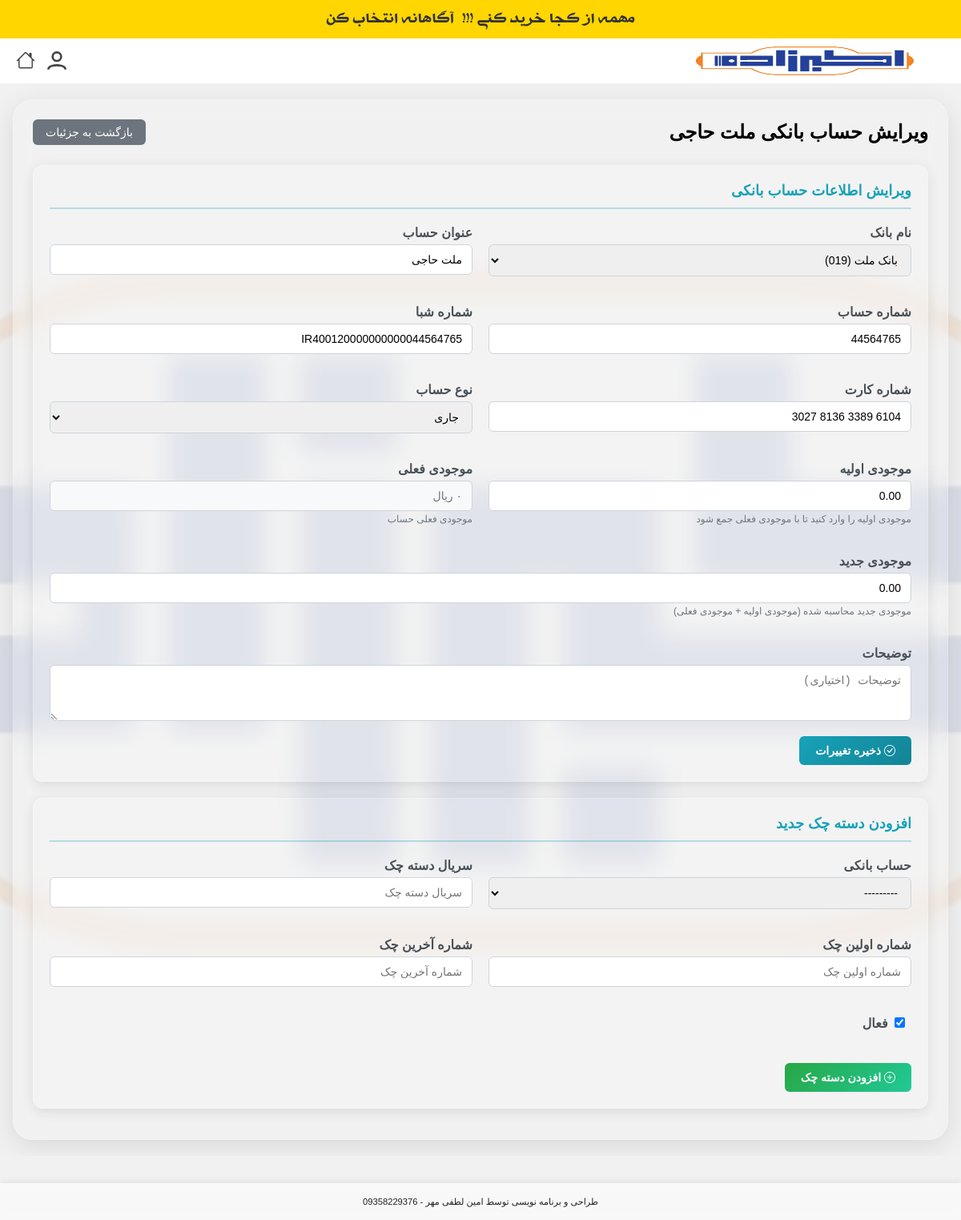
The app's page /accounting/bank-accounts/1/edit/ (signed in), older data.
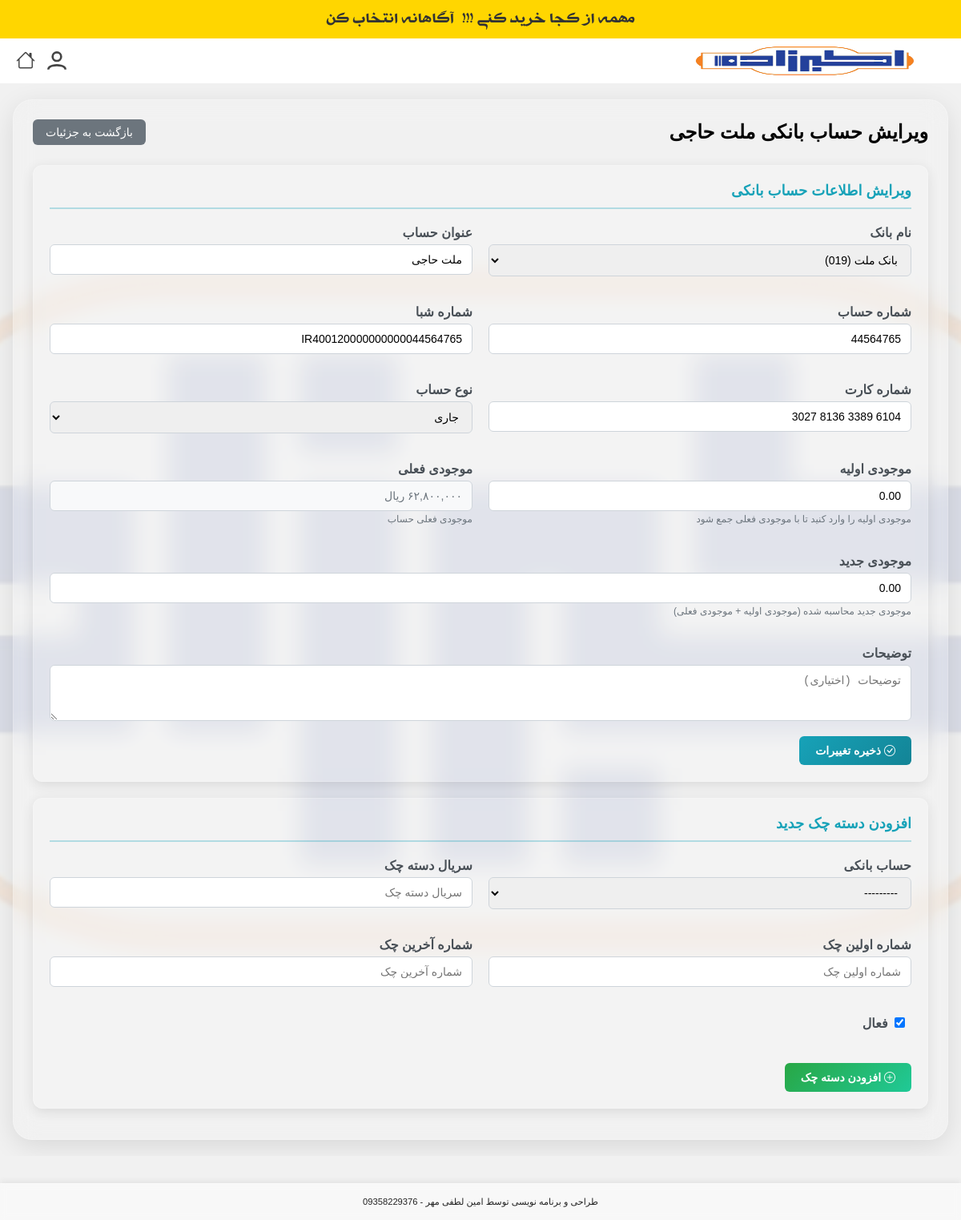
The same page, newer data.
### products/models.py (models this page shows)
class BankAccount(models.Model):
    ACCOUNT_TYPES = [
        ('CHECKING', 'جاری'),
        ('SAVINGS', 'پس‌انداز'),
        ('CURRENT', 'قرض‌الحسنه جاری'),
        ('SAVING_QARZ', 'قرض‌الحسنه پس‌انداز'),
    ]
    account = models.OneToOneField(Account, on_delete=models.PROTECT, verbose_name="حساب مرتبط")
    bank = models.ForeignKey(Bank, on_delete=models.PROTECT, verbose_name="بانک")
    account_number = models.CharField(max_length=50, verbose_name="شماره حساب")
    sheba = models.CharField(max_length=26, unique=True, verbose_name="شماره شبا")
    card_number = models.CharField(max_length=25, blank=True, null=True, verbose_name="شماره کارت", help_text="شماره کارت باید دقیقاً 16 رقم باشد")
    has_card_reader = models.BooleanField(default=False, verbose_name="دارای کارت‌خوان")
    card_reader_device_1 = models.ForeignKey(CardReaderDevice, on_delete=models.SET_NULL, null=True, blank=True, verbose_name="دستگاه کارت‌خوان 1", related_name='bank_accounts_1')
    card_reader_device_2 = models.ForeignKey(CardReaderDevice, on_delete=models.SET_NULL, null=True, blank=True, verbose_name="دستگاه کارت‌خوان 2", related_name='bank_accounts_2')
    card_reader_device_3 = models.ForeignKey(CardReaderDevice, on_delete=models.SET_NULL, null=True, blank=True, verbose_name="دستگاه کارت‌خوان 3", related_name='bank_accounts_3')
    card_reader_device_4 = models.ForeignKey(CardReaderDevice, on_delete=models.SET_NULL, null=True, blank=True, verbose_name="دستگاه کارت‌خوان 4", related_name='bank_accounts_4')
    account_type = models.CharField(max_length=20, choices=ACCOUNT_TYPES, verbose_name="نوع حساب")
    title = models.CharField(max_length=200, verbose_name="عنوان حساب")
    initial_balance = models.DecimalField(
        max_digits=18,
        decimal_places=2,
        default=0,
        verbose_name="موجودی اولیه"
    )
    current_balance = models.DecimalField(
        max_digits=18,
        decimal_places=2,
        default=0,
        verbose_name="موجودی فعلی"
    )
    is_active = models.BooleanField(default=True, verbose_name="فعال")
    description = models.TextField(blank=True, verbose_name="توضیحات")
    created_at = models.DateTimeField(auto_now_add=True, verbose_name="تاریخ ایجاد")
    created_by = models.ForeignKey(User, on_delete=models.PROTECT, verbose_name="ایجاد کننده")
    class Meta:
        verbose_name = "حساب بانکی"
        verbose_name_plural = "حساب‌های بانکی"
        unique_together = ['bank', 'account_number']
    def __str__(self):
        return f"{self.bank.name} - {self.title} ({self.account_number})"

### products/views.py (the view, shortened to what this page needs)
# urls.py: path('accounting/bank-accounts/<int:bank_account_id>/edit/', views.bank_account_edit_view, name='bank_account_edit'),
@login_required
@group_required('حسابداری')
def bank_account_edit_view(request, bank_account_id):
    from django.shortcuts import get_object_or_404, redirect
    from .forms import BankAccountForm, CheckBookForm
    bank_account = get_object_or_404(BankAccount, id=bank_account_id)
    form = BankAccountForm(instance=bank_account)
    checkbook_form = CheckBookForm()
    context = {
        'form': form,
        'checkbook_form': checkbook_form,
        'bank_account': bank_account,
        'title': f'ویرایش حساب بانکی {bank_account.title}'
    }
    return render(request, 'products/bank_account_edit.html', context)

### products/forms.py (shortened to what this page needs)
class CheckBookForm(forms.ModelForm):
    class Meta:
        model = CheckBook
        fields = ['bank_account', 'serial', 'start_number', 'end_number', 'is_active']
        widgets = {
            'bank_account': forms.Select(attrs={
                'class': 'form-control',
                'placeholder': 'انتخاب حساب بانکی'
            }),
            'serial': forms.TextInput(attrs={
                'class': 'form-control',
                'placeholder': 'سریال دسته چک'
            }),
            'start_number': forms.NumberInput(attrs={
                'class': 'form-control',
                'placeholder': 'شماره اولین چک'
            }),
            'end_number': forms.NumberInput(attrs={
                'class': 'form-control',
                'placeholder': 'شماره آخرین چک'
            }),
            'is_active': forms.CheckboxInput(attrs={
                'class': 'form-check-input'
            }),
        }
        labels = {
            'bank_account': 'حساب بانکی',
            'serial': 'سریال دسته چک',
            'start_number': 'شماره اولین چک',
            'end_number': 'شماره آخرین چک',
            'is_active': 'فعال',
        }

### products/templates/products/bank_account_edit.html (shortened to what this page needs)
{% extends 'products/base.html' %}
{% load custom_filters %}
{% block content %}
<div class="bank-account-edit-container">
  <div class="page-header">
    <h3>{{ title }}</h3>
    <a href="{% url 'products:bank_account_detail' bank_account.id %}" class="back-btn">
      بازگشت به جزئیات
    </a>
  </div>
  <div class="form-section">
    <div class="section-title">ویرایش اطلاعات حساب بانکی</div>
    <form method="post">
      <div class="form-row">
        <div class="form-group">
          <label class="form-label">{{ form.bank.label }}</label>
          {{ form.bank }}
        </div>
        <div class="form-group">
          <label class="form-label">{{ form.title.label }}</label>
          {{ form.title }}
        </div>
      </div>
      <div class="form-row">
        <div class="form-group">
          <label class="form-label">{{ form.account_number.label }}</label>
          {{ form.account_number }}
        </div>
        <div class="form-group">
          <label class="form-label">{{ form.sheba.label }}</label>
          {{ form.sheba }}
        </div>
      </div>
      <div class="form-row">
        <div class="form-group">
          <label class="form-label">{{ form.card_number.label }}</label>
          {{ form.card_number }}
        </div>
        <div class="form-group">
          <label class="form-label">{{ form.account_type.label }}</label>
          {{ form.account_type }}
        </div>
      </div>
      <div class="form-row">
        <div class="form-group">
          <label class="form-label">{{ form.initial_balance.label }}</label>
          {{ form.initial_balance }}
          <small class="form-text text-muted">{{ form.initial_balance.help_text }}</small>
        </div>
        <div class="form-group">
          <label class="form-label">موجودی فعلی</label>
          <input type="text" class="form-control" value="{{ bank_account.current_balance|persian_number_format }} ریال" readonly>
          <small class="form-text text-muted">موجودی فعلی حساب</small>
        </div>
      </div>
      <div class="form-row">
        <div class="form-group">
          <label class="form-label">{{ form.new_balance.label }}</label>
          {{ form.new_balance }}
          <small class="form-text text-muted">موجودی جدید محاسبه شده (موجودی اولیه + موجودی فعلی)</small>
        </div>
      </div>
      <div class="form-group">
        <label class="form-label">{{ form.description.label }}</label>
        {{ form.description }}
      </div>
      <button type="submit" class="btn btn-primary">
        <i class="bi bi-check-circle"></i>
        ذخیره تغییرات
      </button>
    </form>
  </div>
  <div class="form-section">
    <div class="section-title">افزودن دسته چک جدید</div>
    <form method="post">
      <div class="form-row">
        <div class="form-group">
          <label class="form-label">{{ checkbook_form.bank_account.label }}</label>
          {{ checkbook_form.bank_account }}
        </div>
        <div class="form-group">
          <label class="form-label">{{ checkbook_form.serial.label }}</label>
          {{ checkbook_form.serial }}
        </div>
      </div>
      <div class="form-row">
        <div class="form-group">
          <label class="form-label">{{ checkbook_form.start_number.label }}</label>
          {{ checkbook_form.start_number }}
        </div>
        <div class="form-group">
          <label class="form-label">{{ checkbook_form.end_number.label }}</label>
          {{ checkbook_form.end_number }}
        </div>
      </div>
      <div class="form-row">
        <div class="form-group">
          <label class="form-label">
            {{ checkbook_form.is_active }}
            {{ checkbook_form.is_active.label }}
          </label>
        </div>
      </div>
      <button type="submit" name="add_checkbook" class="btn btn-success">
        <i class="bi bi-plus-circle"></i>
        افزودن دسته چک
      </button>
    </form>
  </div>
</div>
<link rel="stylesheet" href="https://cdn.jsdelivr.net/npm/bootstrap-icons@1.10.5/font/bootstrap-icons.css">
{% endblock %}

Row changes from the older to the newer data that the page shows:
changed BankAccount "بانک ملت (019)": current_balance|persian_number_format "۰ ریال" → "۶۲,۸۰۰,۰۰۰ ریال"
